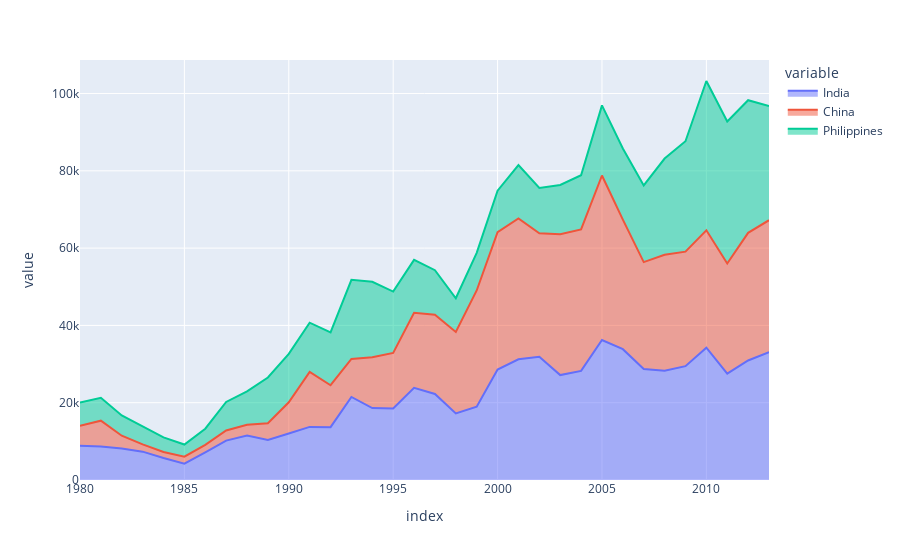

Notebook source saved alongside this figure:
### Code cell
px.area(top5df,x=top5df.index,y=['India','China','Philippines'])

### Figure 1 — Plotly figure (JSON) as saved in the notebook; plotly's stock layout.template omitted (floating-point values rounded to 4 significant figures)
{"data": [{"fillpattern": {"shape": ""}, "hovertemplate": "variable=India<br>index=%{x}<br>value=%{y}<extra></extra>", "legendgroup": "India", "line": {"color": "#636efa"}, "marker": {"symbol": "circle"}, "mode": "lines", "name": "India", "orientation": "v", "showlegend": true, "stackgroup": "1", "type": "scatter", "x": [1980, 1981, 1982, 1983, 1984, 1985, 1986, 1987, 1988, 1989, 1990, 1991, 1992, 1993, 1994, 1995, 1996, 1997, 1998, 1999, 2000, 2001, 2002, 2003, 2004, 2005, 2006, 2007, 2008, 2009, 2010, 2011, 2012, 2013], "xaxis": "x", "y": [8880, 8670, 8147, 7338, 5704, 4211, 7150, 10189, 11522, 10343, 12041, 13734, 13673, 21496, 18620, 18489, 23859, 22268, 17241, 18974, 28572, 31223, 31889, 27155, 28235, 36210, 33848, 28742, 28261, 29456, 34235, 27509, 30933, 33087], "yaxis": "y"}, {"fillpattern": {"shape": ""}, "hovertemplate": "variable=China<br>index=%{x}<br>value=%{y}<extra></extra>", "legendgroup": "China", "line": {"color": "#EF553B"}, "marker": {"symbol": "circle"}, "mode": "lines", "name": "China", "orientation": "v", "showlegend": true, "stackgroup": "1", "type": "scatter", "x": [1980, 1981, 1982, 1983, 1984, 1985, 1986, 1987, 1988, 1989, 1990, 1991, 1992, 1993, 1994, 1995, 1996, 1997, 1998, 1999, 2000, 2001, 2002, 2003, 2004, 2005, 2006, 2007, 2008, 2009, 2010, 2011, 2012, 2013], "xaxis": "x", "y": [5123, 6682, 3308, 1863, 1527, 1816, 1960, 2643, 2758, 4323, 8076, 14255, 10846, 9817, 13128, 14398, 19415, 20475, 21049, 30069, 35529, 36434, 31961, 36439, 36619, 42584, 33518, 27642, 30037, 29622, 30391, 28502, 33024, 34129], "yaxis": "y"}, {"fillpattern": {"shape": ""}, "hovertemplate": "variable=Philippines<br>index=%{x}<br>value=%{y}<extra></extra>", "legendgroup": "Philippines", "line": {"color": "#00cc96"}, "marker": {"symbol": "circle"}, "mode": "lines", "name": "Philippines", "orientation": "v", "showlegend": true, "stackgroup": "1", "type": "scatter", "x": [1980, 1981, 1982, 1983, 1984, 1985, 1986, 1987, 1988, 1989, 1990, 1991, 1992, 1993, 1994, 1995, 1996, 1997, 1998, 1999, 2000, 2001, 2002, 2003, 2004, 2005, 2006, 2007, 2008, 2009, 2010, 2011, 2012, 2013], "xaxis": "x", "y": [6051, 5921, 5249, 4562, 3801, 3150, 4166, 7360, 8639, 11865, 12509, 12718, 13670, 20479, 19532, 15864, 13692, 11549, 8735, 9734, 10763, 13836, 11707, 12758, 14004, 18139, 18400, 19837, 24887, 28573, 38617, 36765, 34315, 29544], "yaxis": "y"}], "layout": {"legend": {"title": {"text": "variable"}, "tracegroupgap": 0}, "margin": {"t": 60}, "xaxis": {"anchor": "y", "domain": [0, 1], "title": {"text": "index"}}, "yaxis": {"anchor": "x", "domain": [0, 1], "title": {"text": "value"}}}}
